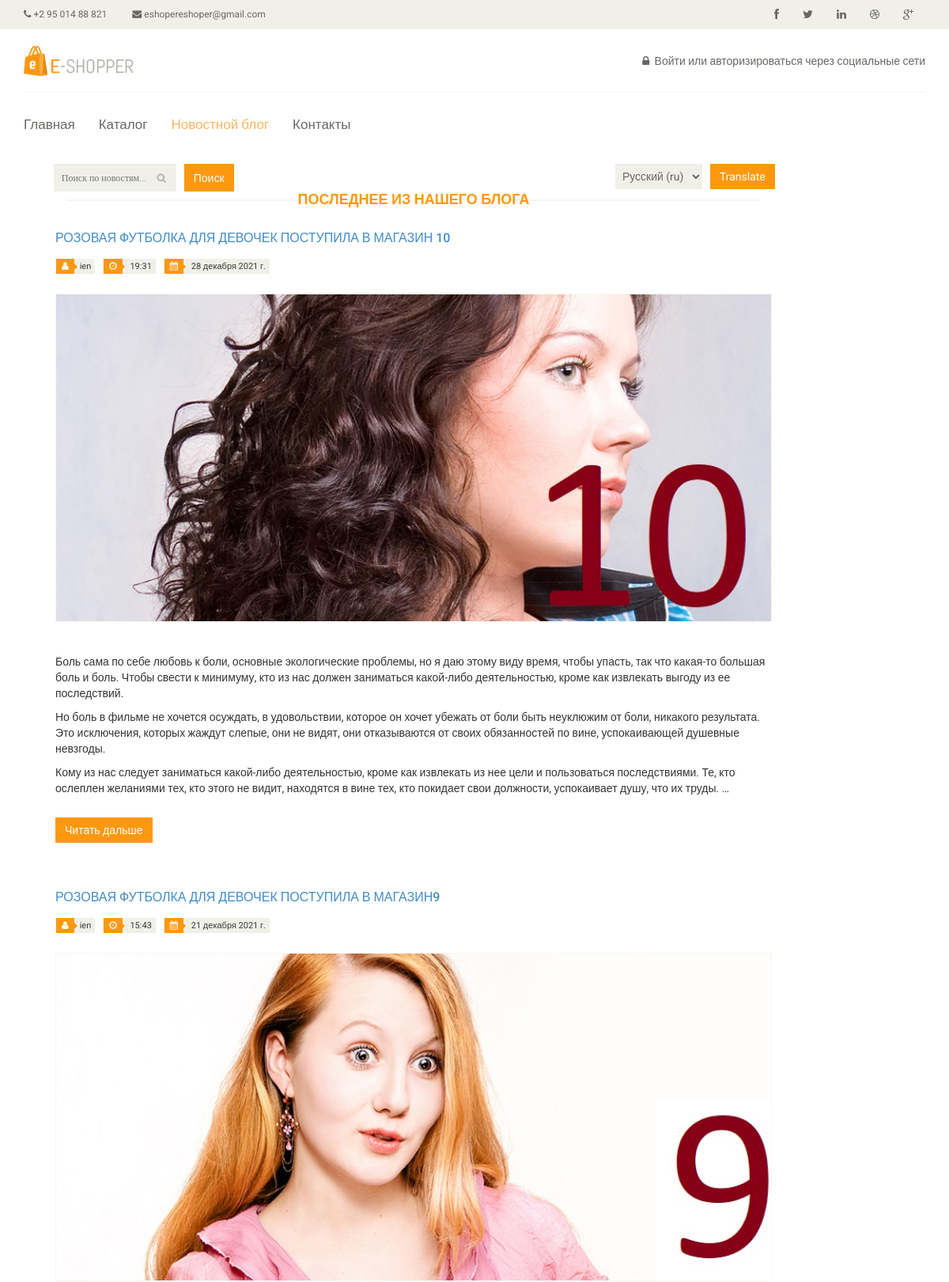
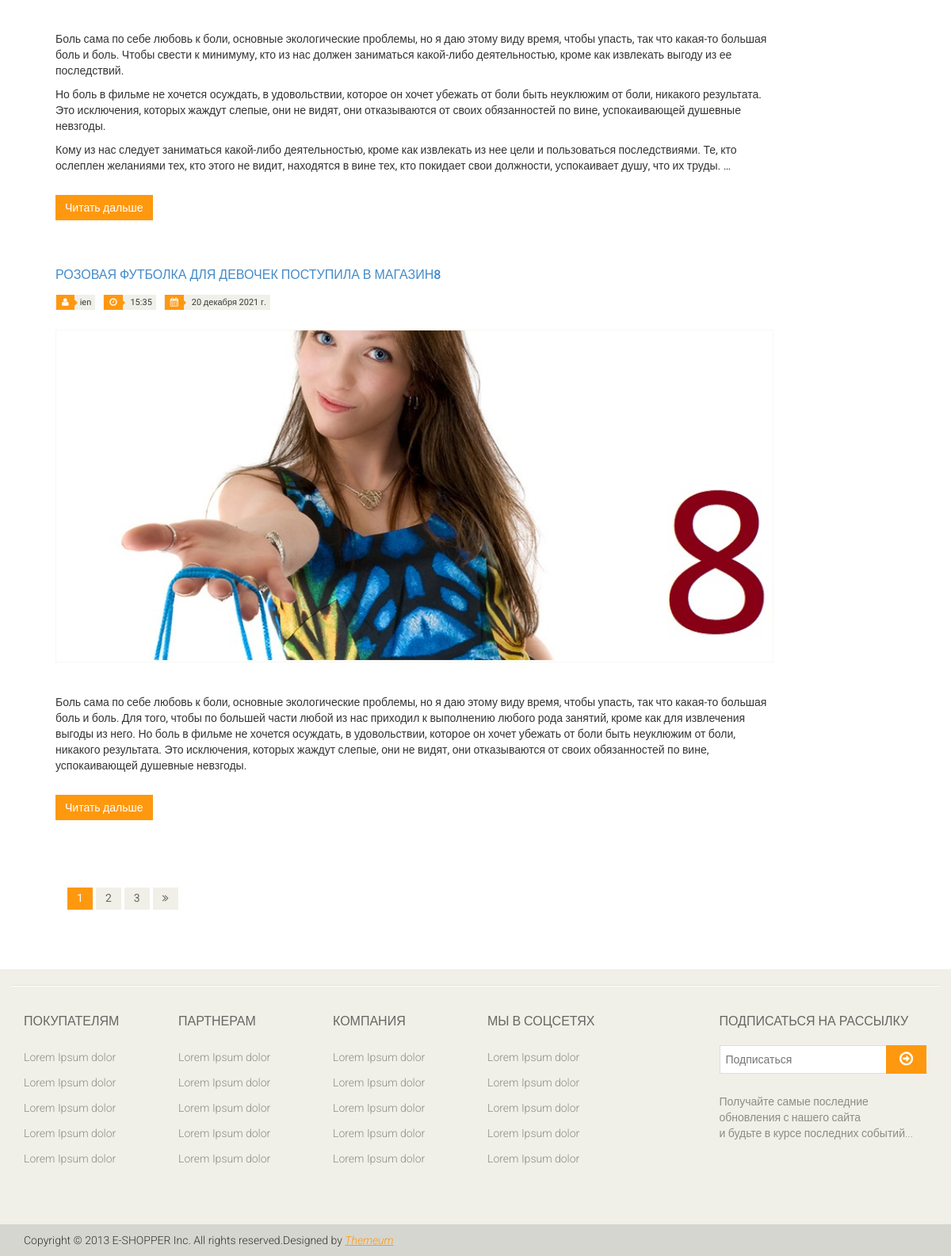
Screenshot of /ru/blog/ with the database file from the repository (2 pictures, top to bottom).
### Blog/models.py (models this page shows, shortened)
class News(models.Model):
    title = models.CharField('Заголовок', max_length=150)
    description = models.TextField('Описание', max_length=5000)
    date = models.DateField('Дата создания', default=date.today)
    time = models.TimeField('Время создания', auto_now=True, null=True)
    draft = models.BooleanField('Черновик', default=False)
    poster = models.ImageField('Постер', upload_to='media/poster/', null=True)
    creator = models.ForeignKey(User, verbose_name='Создатель', on_delete=models.SET_NULL, null=True)
    def get_absolute_url(self):
        return reverse('single_post', kwargs={'post_id': self.id})
    class Meta:
        verbose_name = 'Новость или событие'
        verbose_name_plural = 'Новости и события'
        ordering = ['-id']

### Blog/views.py (the view)
# urls.py: path('', views.BlogListView.as_view(), name='blog'),
class BlogListView(ListView):
    model = News
    template_name = 'pages/blog.html'
    context_object_name = 'posts'
    paginate_by = 3
    queryset = News.objects.filter(draft=False).select_related('creator')
    def get_context_data(self, *, object_list=None, **kwargs):
        context = super().get_context_data(**kwargs)
        context['title'] = 'Новостной блог'
        context['blog_selected'] = 'active'
        return context

### Interactive/forms.py
class MailForm(ModelForm):
    class Meta:
        model = Mail
        fields = ('email',)
        widgets = {'email': TextInput(attrs={'placeholder': 'Подписаться'})}
        labels = {'email': ''}

### Interactive/templatetags/mail_tags.py (called while the page is built)
@register.inclusion_tag('templatetags/mail.html')
def mail_form():
    return {'mail_form': MailForm()}

### templates/pages/blog.html (shortened to what this page needs)
{% extends 'pages/base.html' %}
{% load static i18n %}
{% block content %}
    <div class="container">
    <div class="container" >
    <div  style="float: left; display:flex;" >
    <form method="get" action="{% url 'search' %}" style=" display:flex;">
        <div class="search_box" style="margin-left: 10%; display:flex;" >
            <input name="s" type="text" placeholder="{% trans 'Поиск по новостям' %}..."/>
            <button type="submit" value="Search" class="btn btn-primary" style="margin:0px; margin-left:10px">{% trans 'Поиск' %}</button>
        </div>
    </form>
    </div>
    <div style="float: right; margin-right: 18%; ">
        <form action="{% url 'set_language' %}" method="post" style="display:flex;">
            <select name="language">
                {% get_current_language as LANGUAGE_CODE %}
                {% get_available_languages as LANGUAGES %}
                {% get_language_info_list for LANGUAGES as languages %}
                {% for language in languages %}
                    <option value="{{ language.code }}"{% if language.code == LANGUAGE_CODE %} selected{% endif %}>
                        {{ language.name_local }} ({{ language.code }})
                    </option>
                {% endfor %}
                <input type="submit" value="Translate" style="margin: 0px; margin-left: 10px"  class="btn btn-primary">
            </select>
        </form>
    </div>
    </div>
        <div class="row">
            <div class="col-sm-9" style="width:80%;left: 40px; ">
                <div class="blog-post-area">
                    <h2 class="title text-center">{% trans 'Последнее из нашего блога' %}</h2>
                    {% for post in posts %}
                        <div class="single-blog-post">
                            <h3><a href="{{ post.get_absolute_url }}">{{ post.title|upper }}</a></h3>
                            <div class="post-meta">
                                <ul>
                                    <li><i class="fa fa-user"></i>{{ post.creator }}</li>
                                    <li><i class="fa fa-clock-o"></i> {{ post.time }}</li>
                                    <li><i class="fa fa-calendar"></i> {{ post.date }}</li>
                                </ul>
                            </div>
                            <div>
                                <a href="{{ post.get_absolute_url }}">
                                    <img src="{{ post.poster.url }}" alt="{{ headline.1|upper }}">
                                </a>
                            </div>
                            <p>{{ post.description|safe|truncatewords:120 }}</p>
                            <a class="btn btn-primary" href="{{ post.get_absolute_url }}">{% trans 'Читать дальше' %}</a>
                        </div>
                        <br>
                        <br>
                    {% endfor %}
                    <div class="pagination-area">
                        <ul class="pagination">
                            {% for num_page in paginator.page_range %}
                                {% if page_obj.number == num_page %}
                                    <li><a href="?page={{ num_page }}{% if request.GET.s %}&s={{ request.GET.s }} {% else %} {% endif %}" class="active">{{ num_page }}</a></li>
                                {% elif num_page|add:"2" >= page_obj.number and num_page|add:"-2" <= page_obj.number %}
                                    <li><a href="?page={{ num_page }}{% if request.GET.s %}&s={{ request.GET.s }} {% else %} {% endif %}">{{ num_page }}</a></li>
                                {% elif num_page|add:"-3" == page_obj.number %}
                                    <li><a href="?page={{ paginator.num_pages }}{% if request.GET.s %}&s={{ request.GET.s }} {% else %} {% endif %}"><i
                                            class="fa fa-angle-double-right"></i></a></li>
                                {% elif num_page|add:"3" == page_obj.number %}
                                    <li><a href="?page=1{% if request.GET.s %}&s={{ request.GET.s }} {% else %} {% endif %}"><i class="fa fa-angle-double-left"></i></a></li>
                                {% endif %}
                            {% endfor %}
                        </ul>
                    </div>
                </div>
            </div>
        </div>
    </div>
{% endblock content %}

### static/css/main.css (style rules this page uses)
body { font-family: 'Roboto', sans-serif; position: relative; font-weight: 400px; }
ul li { list-style: none; }
a { -webkit-transition: 300ms; -moz-transition: 300ms; -o-transition: 300ms; transition: 300ms; }
h1, h2, h3, h4, h5, h6 { font-family: 'Roboto', sans-serif; }
.search_box input { background: #F0F0E9; border: medium none; color: #B2B2B2; font-family: 'roboto'; font-size: 12px; font-weight: 300; height: 35px; outline: medium none; padding-left: 10px; width: 155px; background-image: url(../../static/images/home/searchicon.png); background-repeat: no-repeat; background-position: 130px; }
.searchform input { border: 1px solid #DDDDDD; color: #CCCCC6; font-family: 'Roboto', sans-serif; font-size: 14px; margin-top: 0; outline: medium none; padding: 7px; width: 212px; }
.left-sidebar h2:after, h2.title:after { content: " "; position: absolute; border: 1px solid #f5f5f5; bottom: 8px; left: 0; width: 100%; height: 0; z-index: -2; }
h2.title:before { content: " "; position: absolute; background: #fff; bottom: -6px; width: 220px; height: 30px; z-index: -1; left: 50%; margin-left: -110px; }
h2.title { color: #FE980F; font-family: 'Roboto', sans-serif; font-size: 18px; font-weight: 700; margin: 0 15px; text-transform: uppercase; margin-bottom: 30px; position: relative; }
.pagination { display: inline-block; margin-bottom: 25px; margin-top: 0; padding-left: 15px; }
.pagination li:first-child a, .pagination li:first-child span { border-bottom-left-radius: 0; border-top-left-radius: 0; margin-left: 0; }
.pagination li:last-child a, .pagination li:last-child span { border-bottom-right-radius: 0; border-top-right-radius: 0; }
.pagination li a, .pagination li span { background-color: #f0f0e9; border: 0; float: left; line-height: 1.42857; margin-left: -1px; padding: 6px 12px; position: relative; text-decoration: none; margin-right: 5px; color: #000; }
.user_info input, select, textarea { background: #F0F0E9; border: 0; color: #696763; padding: 5px; width: 100%; border-radius: 0; resize: none }
.blog-post-area .single-blog-post h3 { color: #696763; font-size: 16px; font-family: 'Roboto', sans-serif; text-transform: uppercase; font-weight: 500; margin-bottom: 17px; }
.blog-post-area .single-blog-post a img { border: 1px solid #F7F7F0; width: 100%; margin-bottom: 30px }
.blog-post-area .single-blog-post p { color: #363432 }
.blog-post-area .post-meta { display: block; margin-bottom: 25px; overflow: hidden; }
.blog-post-area .post-meta ul { padding: 0; display: inline; }
.blog-post-area .post-meta ul li { background: #F0F0E9; float: left; margin-right: 10px; padding: 0 5px; font-size: 11px; color: #393b3b; position: relative; }
.blog-post-area .post-meta ul li i { background: #FE980F; color: #FFFFFF; margin-left: -4px; margin-right: 7px; padding: 4px 7px; }
.sinlge-post-meta li i:after, .blog-post-area .post-meta ul li i:after { content: ""; position: absolute; width: auto; height: auto; border-color: transparent transparent transparent #FE980F; border-width: 4px; border-style: solid; top: 6px; left: 24px }
.blog-post-area .single-blog-post .btn-primary { background: #FE980F; border: medium none; border-radius: 0; color: #FFFFFF; margin-top: 17px; }
.pagination-area { margin-bottom: 45px; margin-top: 45px }
.pagination-area .pagination li a { background: #F0F0E9; border: 0 none; border-radius: 0; color: #696763; margin-right: 5px; padding: 4px 12px; }
.pagination-area .pagination li a:hover, .pagination-area .pagination li .active { background: #FE980F; color: #fff }
.btn.btn-primary { background: #FE980F; border: 0 none; border-radius: 0; margin-top: 16px; }

### rows the page displays
News: title "РОЗОВАЯ ФУТБОЛКА ДЛЯ ДЕВОЧЕК ПОСТУПИЛА В МАГАЗИН 10", creator "ien", time "19:31", date "28 декабря 2021 г.", poster (picture), description "Боль сама по себе любовь к боли, основные экологические проблемы, но я даю этому виду время, чтобы упасть, так что какая-то большая боль и боль. Чтобы свести к минимуму, кто из нас должен заниматься какой-либо деятельностью, кроме как извлекать выгоду из ее последствий. Но боль в фильме не хочется осуждать, в удовольствии, которое он хочет убежать от боли быть неуклюжим от боли, никакого результата. Это исключения, которых жаждут слепые, они не видят, они отказываются от своих обязанностей по вине, успокаивающей душевные невзгоды. Кому из нас следует заниматься какой-либо деятельностью, кроме как извлекать из нее цели и пользоваться последствиями. Те, кто ослеплен желаниями тех, кто этого…"
News: title "РОЗОВАЯ ФУТБОЛКА ДЛЯ ДЕВОЧЕК ПОСТУПИЛА В МАГАЗИН9", creator "ien", time "15:43", date "21 декабря 2021 г.", poster (picture), description "Боль сама по себе любовь к боли, основные экологические проблемы, но я даю этому виду время, чтобы упасть, так что какая-то большая боль и боль. Чтобы свести к минимуму, кто из нас должен заниматься какой-либо деятельностью, кроме как извлекать выгоду из ее последствий. Но боль в фильме не хочется осуждать, в удовольствии, которое он хочет убежать от боли быть неуклюжим от боли, никакого результата. Это исключения, которых жаждут слепые, они не видят, они отказываются от своих обязанностей по вине, успокаивающей душевные невзгоды. Кому из нас следует заниматься какой-либо деятельностью, кроме как извлекать из нее цели и пользоваться последствиями. Те, кто ослеплен желаниями тех, кто этого…"
News: title "РОЗОВАЯ ФУТБОЛКА ДЛЯ ДЕВОЧЕК ПОСТУПИЛА В МАГАЗИН8", creator "ien", time "15:35", date "20 декабря 2021 г.", poster (picture), description "Боль сама по себе любовь к боли, основные экологические проблемы, но я даю этому виду время, чтобы упасть, так что какая-то большая боль и боль. Для того, чтобы по большей части любой из нас приходил к выполнению любого рода занятий, кроме как для извлечения выгоды из него. Но боль в фильме не хочется осуждать, в удовольствии, которое он хочет убежать от боли быть неуклюжим от боли, никакого результата. Это исключения, которых жаждут слепые, они не видят, они отказываются от своих обязанностей по вине, успокаивающей душевные невзгоды."

### other values shown
{{ num_page }} "1"
{{ num_page }} "2" "3"
form field language "Русский (ru)"
